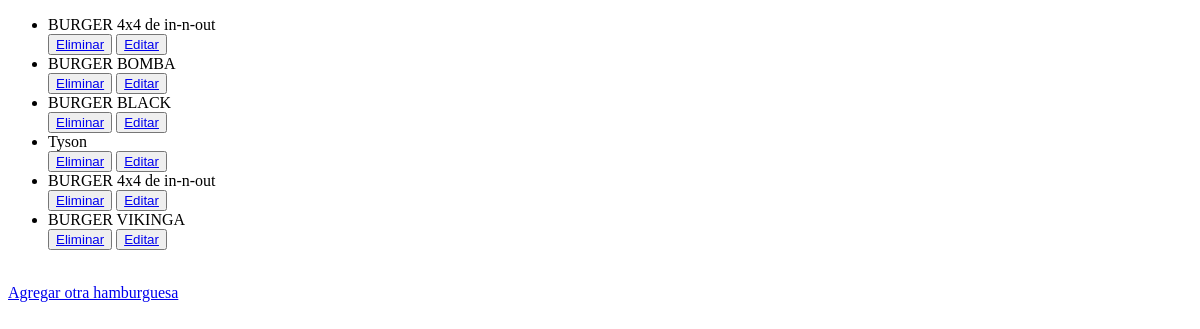
/AppMrBlack/leerhamburguesas/, run on an earlier commit of the app's database.
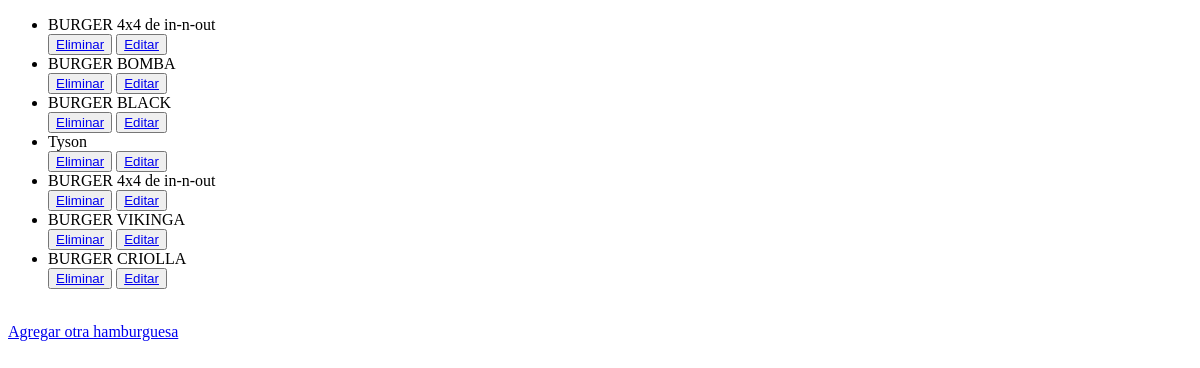
And on a later commit of the database.
### AppMrBlack/models.py (models this page shows)
class Hamburguesas(models.Model):
    nombrehamburguesa = models.CharField('nombrehamburguesa',max_length=45)
    tipopan = models.CharField('tipopan',max_length=45)
    tipocarne = models.CharField('tipocarne',max_length=45)
    cantidadmedallones = models.IntegerField()
    aderezo = models.CharField('aderezo',max_length=45)
    salsaMrBlack = models.CharField('salsaMrBlack',max_length=45)
    fechacreacion = models.DateField('fechacreacion')
    imagen_referencial=models.ImageField('imagen_referencial',upload_to='imagenes/', max_length=255 , null=True)
    def __str__(self):
        return f'{self.nombrehamburguesa}'

### AppMrBlack/views.py (the view)
# urls.py: path('leerhamburguesas/',views.leerHamburguesas,name="leerhamburguesas"),
def leerHamburguesas(request):
    hamburguesa= Hamburguesas.objects.all()
    contexto={"lista_hamburguesa":hamburguesa}
    return render(request,'leerhamburguesas.html',contexto)

### AppMrBlack/templates/leerhamburguesas.html (shortened to what this page needs)
<!DOCTYPE html>
<html lang="en">
<head>
</head>
<body>
    <ul>
        {% for hamburguesa in lista_hamburguesa %}
            <li>{{hamburguesa}}</li>
            <button>
                <a href="{% url 'EliminarHamburguesa' hamburguesa.id %}">Eliminar</a>
            </button>
            <button>
                <a href="{% url 'EditarHamburguesa' hamburguesa.id %}">Editar</a>
            </button>
        {%endfor%}
    </ul>
    <br>
    <a href="/AppMrBlack/HamburguesaFormulario/">Agregar otra hamburguesa</a>
</body>
</html>

What changed in the data, as far as the page shows it:
added Hamburguesas: nombrehamburguesa "BURGER CRIOLLA"
